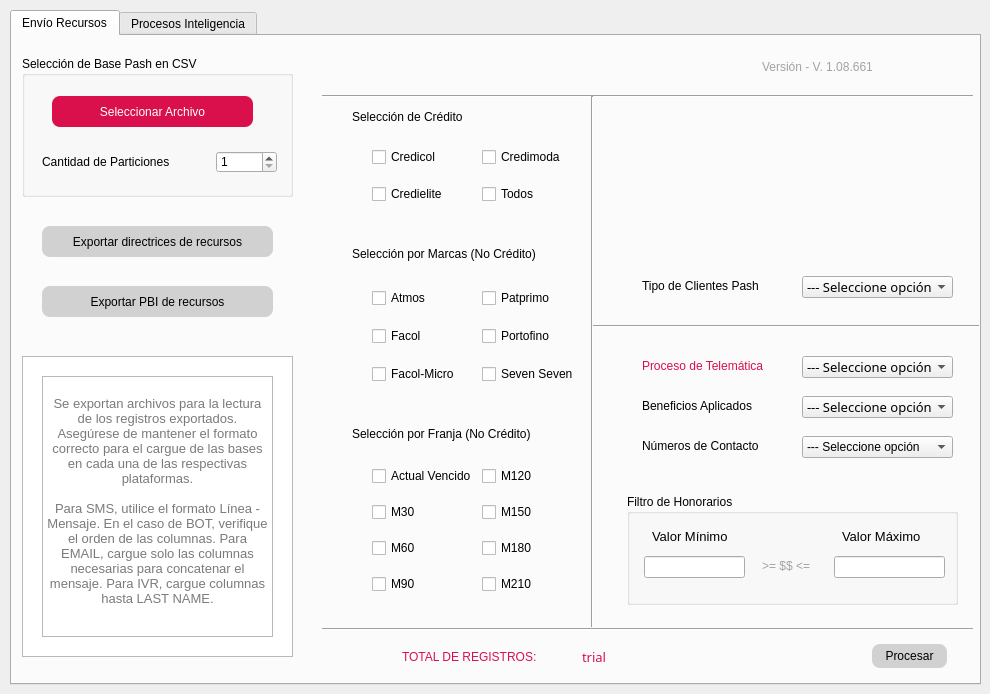
    <widget class="QWidget" name="tab_9">
     <attribute name="title">
      <string>Pash</string>
     </attribute>
     <widget class="QTabWidget" name="tabWidget_3">
      <property name="geometry">
       <rect>
        <x>10</x>
        <y>10</y>
        <width>971</width>
        <height>675</height>
       </rect>
      </property>
      <property name="currentIndex">
       <number>0</number>
      </property>
      <widget class="QWidget" name="Resources_3">
       <attribute name="title">
        <string>Envío Recursos</string>
       </attribute>
       <widget class="QLabel" name="label_Selection_Process_3">
        <property name="geometry">
         <rect>
          <x>630</x>
          <y>320</y>
          <width>161</width>
          <height>20</height>
         </rect>
        </property>
        <property name="styleSheet">
         <string notr="true">color: rgb(217, 16, 76);
font: 63 10pt &quot;Bahnschrift SemiBold&quot;;</string>
        </property>
        <property name="text">
         <string>Proceso de Telemática</string>
        </property>
       </widget>
       <widget class="Line" name="line_Vertical_16">
        <property name="geometry">
         <rect>
          <x>310</x>
          <y>583</y>
          <width>651</width>
          <height>20</height>
         </rect>
        </property>
        <property name="orientation">
         <enum>Qt::Horizontal</enum>
        </property>
       </widget>
       <widget class="QLabel" name="label_Benefits_14">
        <property name="geometry">
         <rect>
          <x>630</x>
          <y>360</y>
          <width>161</width>
          <height>20</height>
         </rect>
        </property>
        <property name="styleSheet">
         <string notr="true">/*color: rgb(217, 16, 76);*/
font: 63 10pt &quot;Bahnschrift SemiBold&quot;;</string>
        </property>
        <property name="text">
         <string>Beneficios Aplicados</string>
        </property>
       </widget>
       <widget class="QLabel" name="label_Contact_Min_5">
        <property name="geometry">
         <rect>
          <x>630</x>
          <y>400</y>
          <width>161</width>
          <height>20</height>
         </rect>
        </property>
        <property name="styleSheet">
         <string notr="true">/*color: rgb(217, 16, 76);*/
font: 63 10pt &quot;Bahnschrift SemiBold&quot;;</string>
        </property>
        <property name="text">
         <string>Números de Contacto</string>
        </property>
       </widget>
       <widget class="Line" name="line_Vertical_Tittle_11">
        <property name="geometry">
         <rect>
          <x>310</x>
          <y>50</y>
          <width>651</width>
          <height>20</height>
         </rect>
        </property>
        <property name="orientation">
         <enum>Qt::Horizontal</enum>
        </property>
       </widget>
       <widget class="QLabel" name="label_Version_Control_12">
        <property name="geometry">
         <rect>
          <x>750</x>
          <y>20</y>
          <width>191</width>
          <height>21</height>
         </rect>
        </property>
        <property name="styleSheet">
         <string notr="true">color: rgb(162, 162, 162);
font: italic 10pt &quot;MS Sans Serif&quot;;</string>
        </property>
        <property name="text">
         <string>Versión - V. 1.08.661</string>
        </property>
       </widget>
       <widget class="QWidget" name="layoutWidget_14">
        <property name="geometry">
         <rect>
          <x>360</x>
          <y>240</y>
          <width>91</width>
          <height>121</height>
         </rect>
        </property>
        <layout class="QVBoxLayout" name="verticalLayout_Brands_12">
         <item>
          <widget class="QCheckBox" name="checkBox_Brand_GROUP_3">
           <property name="text">
            <string>Atmos</string>
           </property>
          </widget>
         </item>
         <item>
          <widget class="QCheckBox" name="checkBox_Brand_GROUP_63">
           <property name="text">
            <string>Facol</string>
           </property>
          </widget>
         </item>
         <item>
          <widget class="QCheckBox" name="checkBox_Brand_GROUP_SPECIALS_4">
           <property name="text">
            <string>Facol-Micro</string>
           </property>
          </widget>
         </item>
        </layout>
       </widget>
       <widget class="QComboBox" name="comboBox_Selected_Process_3">
        <property name="geometry">
         <rect>
          <x>790</x>
          <y>320</y>
          <width>151</width>
          <height>22</height>
         </rect>
        </property>
        <property name="font">
         <font>
          <family>Bahnschrift Light</family>
          <pointsize>10</pointsize>
          <weight>3</weight>
          <italic>false</italic>
          <bold>false</bold>
         </font>
        </property>
        <property name="styleSheet">
         <string notr="true">font: 25 10pt &quot;Bahnschrift Light&quot;;</string>
        </property>
        <item>
         <property name="text">
          <string>--- Seleccione opción</string>
         </property>
        </item>
        <item>
         <property name="text">
          <string>BOT</string>
         </property>
        </item>
        <item>
         <property name="text">
          <string>EMAIL</string>
         </property>
        </item>
        <item>
         <property name="text">
          <string>IVR</string>
         </property>
        </item>
        <item>
         <property name="text">
          <string>SMS</string>
         </property>
        </item>
       </widget>
       <widget class="QPushButton" name="pushButton_Process_3">
        <property name="geometry">
         <rect>
          <x>860</x>
          <y>608</y>
          <width>75</width>
          <height>24</height>
         </rect>
        </property>
        <property name="styleSheet">
         <string notr="true">QPushButton
{
	border-radius:8px;
	color: rgb(0, 0, 0);
	background-color: rgb(209, 209, 209);
}
QPushButton:Hover
{
	color: rgb(255, 255, 255);
	background-color: rgb(217, 16, 76);
}
QPushButton:pressed
{
	color: rgb(255, 255, 255);
	background-color: rgb(0, 0, 0);
}
</string>
        </property>
        <property name="text">
         <string>Procesar</string>
        </property>
        <property name="default">
         <bool>false</bool>
        </property>
       </widget>
       <widget class="Line" name="line_Vertical_17">
        <property name="geometry">
         <rect>
          <x>580</x>
          <y>280</y>
          <width>391</width>
          <height>20</height>
         </rect>
        </property>
        <property name="orientation">
         <enum>Qt::Horizontal</enum>
        </property>
       </widget>
       <widget class="QLabel" name="label_Total_Registers_21">
        <property name="geometry">
         <rect>
          <x>570</x>
          <y>610</y>
          <width>111</width>
          <height>21</height>
         </rect>
        </property>
        <property name="font">
         <font>
          <family>Arial Black</family>
          <pointsize>10</pointsize>
          <weight>10</weight>
          <italic>false</italic>
          <bold>false</bold>
         </font>
        </property>
        <property name="styleSheet">
         <string notr="true">color: rgb(217, 16, 76);
font: 87 10pt &quot;Arial Black&quot;;</string>
        </property>
        <property name="text">
         <string>trial</string>
        </property>
       </widget>
       <widget class="QLineEdit" name="lineEdit_Mod_Init_Min_5">
        <property name="geometry">
         <rect>
          <x>632</x>
          <y>520</y>
          <width>101</width>
          <height>22</height>
         </rect>
        </property>
       </widget>
       <widget class="QComboBox" name="comboBox_Benefits_14">
        <property name="geometry">
         <rect>
          <x>790</x>
          <y>360</y>
          <width>151</width>
          <height>22</height>
         </rect>
        </property>
        <property name="font">
         <font>
          <family>Bahnschrift Light</family>
          <pointsize>10</pointsize>
          <weight>3</weight>
          <italic>false</italic>
          <bold>false</bold>
         </font>
        </property>
        <property name="styleSheet">
         <string notr="true">font: 25 10pt &quot;Bahnschrift Light&quot;;</string>
        </property>
        <item>
         <property name="text">
          <string>--- Seleccione opción</string>
         </property>
        </item>
        <item>
         <property name="text">
          <string>Con Descuento</string>
         </property>
        </item>
        <item>
         <property name="text">
          <string>Sin Descuento</string>
         </property>
        </item>
        <item>
         <property name="text">
          <string>Todo</string>
         </property>
        </item>
       </widget>
       <widget class="QLabel" name="label_Total_Registers_22">
        <property name="geometry">
         <rect>
          <x>390</x>
          <y>610</y>
          <width>161</width>
          <height>21</height>
         </rect>
        </property>
        <property name="styleSheet">
         <string notr="true">color: rgb(217, 16, 76);
font: 87 9pt &quot;Arial Black&quot;;</string>
        </property>
        <property name="text">
         <string>TOTAL DE REGISTROS:</string>
        </property>
       </widget>
       <widget class="QComboBox" name="comboBox_Min_Contact_5">
        <property name="geometry">
         <rect>
          <x>790</x>
          <y>400</y>
          <width>151</width>
          <height>22</height>
         </rect>
        </property>
        <property name="styleSheet">
         <string notr="true">font: 25 10pt &quot;Bahnschrift Light&quot;;</string>
        </property>
        <item>
         <property name="text">
          <string>--- Seleccione opción</string>
         </property>
        </item>
        <item>
         <property name="text">
          <string>Celular</string>
         </property>
        </item>
        <item>
         <property name="text">
          <string>Fijo</string>
         </property>
        </item>
        <item>
         <property name="text">
          <string>Todos</string>
         </property>
        </item>
       </widget>
       <widget class="QWidget" name="layoutWidget_37">
        <property name="geometry">
         <rect>
          <x>360</x>
          <y>100</y>
          <width>91</width>
          <height>81</height>
         </rect>
        </property>
        <layout class="QVBoxLayout" name="verticalLayout_Brands_5">
         <item>
          <widget class="QCheckBox" name="checkBox_Brand_3">
           <property name="text">
            <string>Credicol</string>
           </property>
          </widget>
         </item>
         <item>
          <widget class="QCheckBox" name="checkBox_Brand_33">
           <property name="text">
            <string>Credielite</string>
           </property>
          </widget>
         </item>
        </layout>
       </widget>
       <widget class="Line" name="line_Horizontal_5">
        <property name="geometry">
         <rect>
          <x>570</x>
          <y>60</y>
          <width>20</width>
          <height>531</height>
         </rect>
        </property>
        <property name="orientation">
         <enum>Qt::Vertical</enum>
        </property>
       </widget>
       <widget class="QLabel" name="label_Origins_10">
        <property name="geometry">
         <rect>
          <x>340</x>
          <y>210</y>
          <width>211</width>
          <height>16</height>
         </rect>
        </property>
        <property name="styleSheet">
         <string notr="true">font: 63 10pt &quot;Bahnschrift SemiBold&quot;;</string>
        </property>
        <property name="text">
         <string>Selección por Marcas (No Crédito)</string>
        </property>
       </widget>
       <widget class="QLabel" name="label_Mod_Init_CTA_4">
        <property name="geometry">
         <rect>
          <x>750</x>
          <y>520</y>
          <width>61</width>
          <height>20</height>
         </rect>
        </property>
        <property name="styleSheet">
         <string notr="true">font: 11pt &quot;Microsoft Yi Baiti&quot;;
color: rgb(163, 163, 163);
font: 75 10pt &quot;MS Shell Dlg 2&quot;;</string>
        </property>
        <property name="text">
         <string>&gt;= $$ &lt;=</string>
        </property>
       </widget>
       <widget class="QLineEdit" name="lineEdit_Mod_Init_Max_5">
        <property name="geometry">
         <rect>
          <x>822</x>
          <y>520</y>
          <width>111</width>
          <height>22</height>
         </rect>
        </property>
       </widget>
       <widget class="QLabel" name="label_Mod_Init_CTA_Min_11">
        <property name="geometry">
         <rect>
          <x>640</x>
          <y>490</y>
          <width>91</width>
          <height>20</height>
         </rect>
        </property>
        <property name="font">
         <font>
          <family>Leelawadee UI</family>
          <pointsize>10</pointsize>
          <weight>50</weight>
          <italic>false</italic>
          <bold>false</bold>
         </font>
        </property>
        <property name="styleSheet">
         <string notr="true">font: 10pt &quot;Leelawadee UI&quot;;</string>
        </property>
        <property name="text">
         <string>Valor Mínimo</string>
        </property>
       </widget>
       <widget class="QLabel" name="label_LOGO_8">
        <property name="geometry">
         <rect>
          <x>420</x>
          <y>15</y>
          <width>109</width>
          <height>31</height>
         </rect>
        </property>
        <property name="text">
         <string/>
        </property>
        <property name="pixmap">
         <pixmap>../resources/ico/Logo_Label.png</pixmap>
        </property>
        <property name="scaledContents">
         <bool>true</bool>
        </property>
       </widget>
       <widget class="QLabel" name="label_Mod_Init_CTA_Max_5">
        <property name="geometry">
         <rect>
          <x>830</x>
          <y>490</y>
          <width>91</width>
          <height>20</height>
         </rect>
        </property>
        <property name="font">
         <font>
          <family>Leelawadee UI</family>
          <pointsize>10</pointsize>
          <weight>50</weight>
          <italic>false</italic>
          <bold>false</bold>
         </font>
        </property>
        <property name="styleSheet">
         <string notr="true">font: 10pt &quot;Leelawadee UI&quot;;</string>
        </property>
        <property name="text">
         <string>Valor Máximo</string>
        </property>
       </widget>
       <widget class="QGroupBox" name="Mod_Init_CTA_Group_5">
        <property name="geometry">
         <rect>
          <x>615</x>
          <y>458</y>
          <width>331</width>
          <height>111</height>
         </rect>
        </property>
        <property name="styleSheet">
         <string notr="true">font: 63 10pt &quot;Bahnschrift SemiBold&quot;;</string>
        </property>
        <property name="title">
         <string>Filtro de Honorarios</string>
        </property>
       </widget>
       <widget class="QGroupBox" name="Group_Selection_Starter_22">
        <property name="geometry">
         <rect>
          <x>10</x>
          <y>20</y>
          <width>271</width>
          <height>141</height>
         </rect>
        </property>
        <property name="styleSheet">
         <string notr="true">font: 63 10pt &quot;Bahnschrift SemiBold&quot;;</string>
        </property>
        <property name="title">
         <string>Selección de Base Pash en CSV</string>
        </property>
        <widget class="QPushButton" name="pushButton_Select_File_13">
         <property name="geometry">
          <rect>
           <x>30</x>
           <y>40</y>
           <width>201</width>
           <height>31</height>
          </rect>
         </property>
         <property name="styleSheet">
          <string notr="true">QPushButton
{
	border-radius:8px;
	color: rgb(255, 255, 255);
	background-color: rgb(217, 16, 76);
}
QPushButton:Hover
{
	color: rgb(255, 255, 255);
	background-color: rgb(94, 94, 94);
}
QPushButton:pressed
{
	color: rgb(255, 255, 255);
	background-color: rgb(0, 0, 0);
}
</string>
         </property>
         <property name="text">
          <string>Seleccionar Archivo</string>
         </property>
         <property name="default">
          <bool>false</bool>
         </property>
        </widget>
        <widget class="QSpinBox" name="spinBox_Partitions_19">
         <property name="geometry">
          <rect>
           <x>194</x>
           <y>95</y>
           <width>61</width>
           <height>22</height>
          </rect>
         </property>
         <property name="minimum">
          <number>1</number>
         </property>
         <property name="maximum">
          <number>50</number>
         </property>
        </widget>
        <widget class="QLabel" name="label_Partitions_13">
         <property name="geometry">
          <rect>
           <x>20</x>
           <y>90</y>
           <width>168</width>
           <height>31</height>
          </rect>
         </property>
         <property name="styleSheet">
          <string notr="true">font: 63 10pt &quot;Bahnschrift SemiBold&quot;;</string>
         </property>
         <property name="text">
          <string>Cantidad de Particiones           </string>
         </property>
        </widget>
       </widget>
       <widget class="QPushButton" name="pushButton_Partitions_BD_53">
        <property name="geometry">
         <rect>
          <x>30</x>
          <y>190</y>
          <width>231</width>
          <height>31</height>
         </rect>
        </property>
        <property name="styleSheet">
         <string notr="true">QPushButton
{
	border-radius:8px;
	color: rgb(0, 0, 0);
	background-color: rgb(209, 209, 209);
}
QPushButton:Hover
{
	color: rgb(255, 255, 255);
	background-color: rgb(217, 16, 76);
}
QPushButton:pressed
{
	color: rgb(255, 255, 255);
	background-color: rgb(0, 0, 0);
}
</string>
        </property>
        <property name="text">
         <string>Exportar directrices de recursos</string>
        </property>
        <property name="default">
         <bool>false</bool>
        </property>
       </widget>
       <widget class="QLabel" name="label_Brands_8">
        <property name="geometry">
         <rect>
          <x>340</x>
          <y>70</y>
          <width>174</width>
          <height>22</height>
         </rect>
        </property>
        <property name="styleSheet">
         <string notr="true">font: 63 10pt &quot;Bahnschrift SemiBold&quot;;</string>
        </property>
        <property name="text">
         <string>Selección de Crédito</string>
        </property>
       </widget>
       <widget class="QWidget" name="layoutWidget_38">
        <property name="geometry">
         <rect>
          <x>470</x>
          <y>100</y>
          <width>91</width>
          <height>81</height>
         </rect>
        </property>
        <layout class="QVBoxLayout" name="verticalLayout_Brands_13">
         <item>
          <widget class="QCheckBox" name="checkBox_Brand_74">
           <property name="text">
            <string>Credimoda</string>
           </property>
          </widget>
         </item>
         <item>
          <widget class="QCheckBox" name="checkBox_Brand_104">
           <property name="text">
            <string>Todos</string>
           </property>
          </widget>
         </item>
        </layout>
       </widget>
       <widget class="QWidget" name="layoutWidget_35">
        <property name="geometry">
         <rect>
          <x>470</x>
          <y>240</y>
          <width>99</width>
          <height>121</height>
         </rect>
        </property>
        <layout class="QVBoxLayout" name="verticalLayout_Brands_30">
         <item>
          <widget class="QCheckBox" name="checkBox_Brand_GROUP_SPECIALS_11">
           <property name="text">
            <string>Patprimo</string>
           </property>
          </widget>
         </item>
         <item>
          <widget class="QCheckBox" name="checkBox_Brand_GROUP_SPECIALS_12">
           <property name="text">
            <string>Portofino</string>
           </property>
          </widget>
         </item>
         <item>
          <widget class="QCheckBox" name="checkBox_Brand_GROUP_SPECIALS_13">
           <property name="text">
            <string>Seven Seven</string>
           </property>
          </widget>
         </item>
        </layout>
       </widget>
       <widget class="QWidget" name="layoutWidget_36">
        <property name="geometry">
         <rect>
          <x>360</x>
          <y>420</y>
          <width>109</width>
          <height>151</height>
         </rect>
        </property>
        <layout class="QVBoxLayout" name="verticalLayout_Brands_31">
         <item>
          <widget class="QCheckBox" name="checkBox_Brand_GROUP_6">
           <property name="text">
            <string>Actual Vencido</string>
           </property>
          </widget>
         </item>
         <item>
          <widget class="QCheckBox" name="checkBox_Brand_GROUP_66">
           <property name="text">
            <string>M30</string>
           </property>
          </widget>
         </item>
         <item>
          <widget class="QCheckBox" name="checkBox_Brand_GROUP_SPECIALS_7">
           <property name="text">
            <string>M60</string>
           </property>
          </widget>
         </item>
         <item>
          <widget class="QCheckBox" name="checkBox_Brand_GROUP_SPECIALS_8">
           <property name="text">
            <string>M90</string>
           </property>
          </widget>
         </item>
        </layout>
       </widget>
       <widget class="QWidget" name="layoutWidget_39">
        <property name="geometry">
         <rect>
          <x>470</x>
          <y>420</y>
          <width>91</width>
          <height>151</height>
         </rect>
        </property>
        <layout class="QVBoxLayout" name="verticalLayout_Brands_32">
         <item>
          <widget class="QCheckBox" name="checkBox_Brand_GROUP_SPECIALS_14">
           <property name="text">
            <string>M120</string>
           </property>
          </widget>
         </item>
         <item>
          <widget class="QCheckBox" name="checkBox_Brand_GROUP_SPECIALS_15">
           <property name="text">
            <string>M150</string>
           </property>
          </widget>
         </item>
         <item>
          <widget class="QCheckBox" name="checkBox_Brand_GROUP_SPECIALS_16">
           <property name="text">
            <string>M180</string>
           </property>
          </widget>
         </item>
         <item>
          <widget class="QCheckBox" name="checkBox_Brand_GROUP_SPECIALS_17">
           <property name="text">
            <string>M210</string>
           </property>
          </widget>
         </item>
        </layout>
       </widget>
       <widget class="QLabel" name="label_Origins_12">
        <property name="geometry">
         <rect>
          <x>340</x>
          <y>390</y>
          <width>211</width>
          <height>16</height>
         </rect>
        </property>
        <property name="styleSheet">
         <string notr="true">font: 63 10pt &quot;Bahnschrift SemiBold&quot;;</string>
        </property>
        <property name="text">
         <string>Selección por Franja (No Crédito)</string>
        </property>
       </widget>
       <widget class="QLabel" name="label_Benefits_15">
        <property name="geometry">
         <rect>
          <x>630</x>
          <y>240</y>
          <width>161</width>
          <height>20</height>
         </rect>
        </property>
        <property name="styleSheet">
         <string notr="true">/*color: rgb(217, 16, 76);*/
font: 63 10pt &quot;Bahnschrift SemiBold&quot;;</string>
        </property>
        <property name="text">
         <string>Tipo de Clientes Pash</string>
        </property>
       </widget>
       <widget class="QComboBox" name="comboBox_Benefits_15">
        <property name="geometry">
         <rect>
          <x>790</x>
          <y>240</y>
          <width>151</width>
          <height>22</height>
         </rect>
        </property>
        <property name="font">
         <font>
          <family>Bahnschrift Light</family>
          <pointsize>10</pointsize>
          <weight>3</weight>
          <italic>false</italic>
          <bold>false</bold>
         </font>
        </property>
        <property name="styleSheet">
         <string notr="true">font: 25 10pt &quot;Bahnschrift Light&quot;;</string>
        </property>
        <item>
         <property name="text">
          <string>--- Seleccione opción</string>
         </property>
        </item>
        <item>
         <property name="text">
          <string>Brigada</string>
         </property>
        </item>
        <item>
         <property name="text">
          <string>Honorarios</string>
         </property>
        </item>
        <item>
         <property name="text">
          <string>Todos</string>
         </property>
        </item>
       </widget>
       <widget class="QGraphicsView" name="graphicsView_4">
        <property name="geometry">
         <rect>
          <x>10</x>
          <y>320</y>
          <width>271</width>
          <height>301</height>
         </rect>
        </property>
       </widget>
       <widget class="QPushButton" name="pushButton_Partitions_BD_8">
        <property name="geometry">
         <rect>
          <x>30</x>
          <y>250</y>
          <width>231</width>
          <height>31</height>
         </rect>
        </property>
        <property name="styleSheet">
         <string notr="true">QPushButton
{
	border-radius:8px;
	color: rgb(0, 0, 0);
	background-color: rgb(209, 209, 209);
}
QPushButton:Hover
{
	color: rgb(255, 255, 255);
	background-color: rgb(217, 16, 76);
}
QPushButton:pressed
{
	color: rgb(255, 255, 255);
	background-color: rgb(0, 0, 0);
}
</string>
        </property>
        <property name="text">
         <string>Exportar PBI de recursos</string>
        </property>
        <property name="default">
         <bool>false</bool>
        </property>
       </widget>
       <widget class="QTextEdit" name="textEdit_2">
        <property name="geometry">
         <rect>
          <x>30</x>
          <y>340</y>
          <width>231</width>
          <height>261</height>
         </rect>
        </property>
        <property name="html">
         <string>&lt;!DOCTYPE HTML PUBLIC &quot;-//W3C//DTD HTML 4.0//EN&quot; &quot;http://www.w3.org/TR/REC-html40/strict.dtd&quot;&gt;
&lt;html&gt;&lt;head&gt;&lt;meta name=&quot;qrichtext&quot; content=&quot;1&quot; /&gt;&lt;style type=&quot;text/css&quot;&gt;
p, li { white-space: pre-wrap; }
&lt;/style&gt;&lt;/head&gt;&lt;body style=&quot; font-family:'MS Shell Dlg 2'; font-size:8.25pt; font-weight:400; font-style:normal;&quot;&gt;
&lt;p align=&quot;center&quot; style=&quot;-qt-paragraph-type:empty; margin-top:0px; margin-bottom:0px; margin-left:0px; margin-right:0px; -qt-block-indent:0; text-indent:0px; font-size:9.75pt;&quot;&gt;&lt;br /&gt;&lt;/p&gt;
&lt;p align=&quot;center&quot; style=&quot; margin-top:0px; margin-bottom:0px; margin-left:0px; margin-right:0px; -qt-block-indent:0; text-indent:0px;&quot;&gt;&lt;span style=&quot; font-size:10pt; color:#7a7a7a;&quot;&gt;Se exportan archivos para la lectura de los registros exportados. Asegúrese de mantener el formato correcto para el cargue de las bases en cada una de las respectivas plataformas.&lt;/span&gt;&lt;/p&gt;
&lt;p align=&quot;center&quot; style=&quot;-qt-paragraph-type:empty; margin-top:0px; margin-bottom:0px; margin-left:0px; margin-right:0px; -qt-block-indent:0; text-indent:0px; font-size:10pt; color:#7a7a7a;&quot;&gt;&lt;br /&gt;&lt;/p&gt;
&lt;p align=&quot;center&quot; style=&quot; margin-top:0px; margin-bottom:0px; margin-left:0px; margin-right:0px; -qt-block-indent:0; text-indent:0px;&quot;&gt;&lt;span style=&quot; font-size:10pt; color:#7a7a7a;&quot;&gt;Para SMS, utilice el formato Línea - Mensaje. En el caso de BOT, verifique el orden de las columnas. Para EMAIL, cargue solo las columnas necesarias para concatenar el mensaje. Para IVR, cargue columnas hasta LAST NAME.&lt;/span&gt;&lt;/p&gt;&lt;/body&gt;&lt;/html&gt;</string>
        </property>
       </widget>
       <zorder>Mod_Init_CTA_Group_5</zorder>
       <zorder>label_Selection_Process_3</zorder>
       <zorder>line_Vertical_16</zorder>
       <zorder>label_Benefits_14</zorder>
       <zorder>label_Contact_Min_5</zorder>
       <zorder>line_Vertical_Tittle_11</zorder>
       <zorder>label_Version_Control_12</zorder>
       <zorder>layoutWidget_14</zorder>
       <zorder>comboBox_Selected_Process_3</zorder>
       <zorder>pushButton_Process_3</zorder>
       <zorder>line_Vertical_17</zorder>
       <zorder>label_Total_Registers_21</zorder>
       <zorder>lineEdit_Mod_Init_Min_5</zorder>
       <zorder>comboBox_Benefits_14</zorder>
       <zorder>label_Total_Registers_22</zorder>
       <zorder>comboBox_Min_Contact_5</zorder>
       <zorder>layoutWidget_37</zorder>
       <zorder>line_Horizontal_5</zorder>
       <zorder>label_Origins_10</zorder>
       <zorder>label_Mod_Init_CTA_4</zorder>
       <zorder>lineEdit_Mod_Init_Max_5</zorder>
       <zorder>label_Mod_Init_CTA_Min_11</zorder>
       <zorder>label_LOGO_8</zorder>
       <zorder>label_Mod_Init_CTA_Max_5</zorder>
       <zorder>Group_Selection_Starter_22</zorder>
       <zorder>pushButton_Partitions_BD_53</zorder>
       <zorder>label_Brands_8</zorder>
       <zorder>layoutWidget_38</zorder>
       <zorder>layoutWidget_35</zorder>
       <zorder>layoutWidget_36</zorder>
       <zorder>layoutWidget_39</zorder>
       <zorder>label_Origins_12</zorder>
       <zorder>label_Benefits_15</zorder>
       <zorder>comboBox_Benefits_15</zorder>
       <zorder>graphicsView_4</zorder>
       <zorder>pushButton_Partitions_BD_8</zorder>
       <zorder>textEdit_2</zorder>
      </widget>
      <widget class="QWidget" name="tab_13">
       <attribute name="title">
        <string>Procesos Inteligencia</string>
       </attribute>
      </widget>
     </widget>
    </widget>
